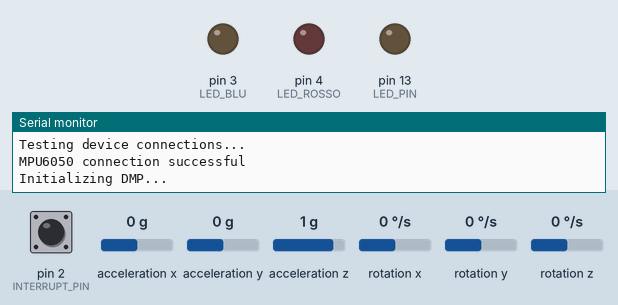
This sketch was run on a simulated Arduino Uno, built with avr-gcc and run on an emulated ATmega328P. Shown: output pins drawn as LEDs (lit = HIGH), the last lines printed to the serial monitor. Dashed ring = blinking. The inputs (shaded band) are chosen by the test bench; at power-on: rotation x 0 °/s, pin 2 (INTERRUPT_PIN) LOW, acceleration x 0 g, acceleration y 0 g, acceleration z 1 g, rotation y 0 °/s, rotation z 0 °/s. The sensor or clock chip raises its interrupt line as the real part does.

Above: at 0.1 s.
At 5.3 s:
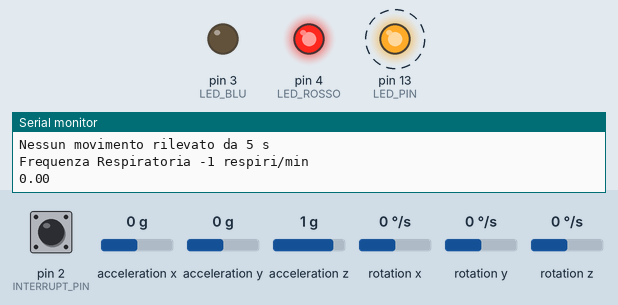
5.4 s: rotation x set to -192 °/s
8.9 s: rotation x set to 0 °/s
At 18.92 s:
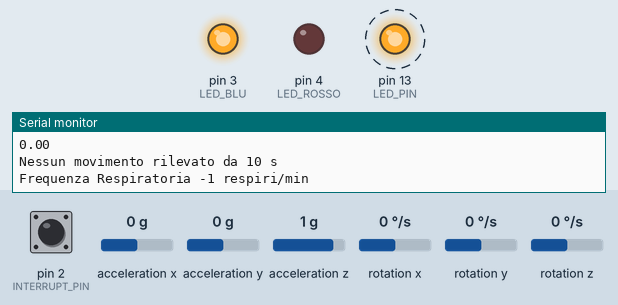
Timing chart, 0 to 26.6 s (numbered marks = the images above; inputs shaded):
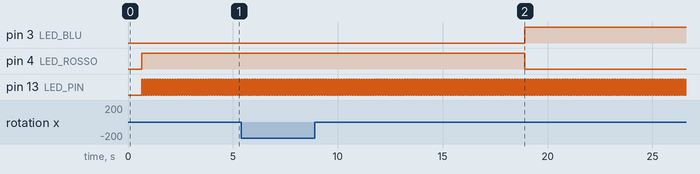

The sketch:

ProgettoTesi1.2.ino
```cpp
// (licence header left out)
// Include la libreria I2C
#include "I2Cdev.h"

//Include la libreria "MPU6050.h"
#include "MPU6050_6Axis_MotionApps20.h"


// Arduino Wire library is required if I2Cdev I2CDEV_ARDUINO_WIRE implementation
// is used in I2Cdev.h
#if I2CDEV_IMPLEMENTATION == I2CDEV_ARDUINO_WIRE
    #include "Wire.h"
  #endif

MPU6050 mpu;


#define INTERRUPT_PIN 2  // use pin 2 on Arduino Uno & most boards
#define LED_PIN 13 // (Arduino is 13, Teensy is 11, Teensy++ is 6)
bool blinkState = false;

// MPU control/status vars
bool dmpReady = false;  // set true if DMP init was successful
uint8_t mpuIntStatus;   // holds actual interrupt status byte from MPU
uint8_t devStatus;      // return status after each device operation (0 = success, !0 = error)
uint16_t packetSize;    // expected DMP packet size (default is 42 bytes)
uint16_t fifoCount;     // count of all bytes currently in FIFO
uint8_t fifoBuffer[64]; // FIFO storage buffer

// VARIABILI DATI OUTPUT
float off_ax , off_ay , off_az , off_gx , off_gy , off_gz ;
int16_t ax, ay, az;
int16_t gx, gy, gz;
float A_x,A_y,A_z,G_x,G_y,G_z;

//VARIABILI UTILI PER IL MONITORAGGIO
unsigned long tempo, t_t_mov, t_u_mov = 0;  // Inizializzo la variabili unsigned di tipo long a 32 bit
int t_ins ,t_ins_real,t_esp_real, t_esp , t_resp , timer_i , timer_e = 0 ;
int frequenza_resp;
int Deadline = 10000;
// ================================================================
// ===               METODI UTILI                ===
// ================================================================

volatile bool mpuInterrupt = false;     // indicates whether MPU interrupt pin has gone high
void dmpDataReady() {
    mpuInterrupt = true;
}
// ================================================================
// ===                       SETUP                       ===
// ================================================================


void setup() {
  // ================================================================
// ===PARTE DI CODICE RELATIVA AL CORRETTO FUNZIONAMENTO DEL DMP
// ================================================================

    // join I2C bus (I2Cdev library doesn't do this automatically)
    #if I2CDEV_IMPLEMENTATION == I2CDEV_ARDUINO_WIRE
        Wire.begin();
        Wire.setClock(400000); // 400kHz I2C clock. Comment this line if having compilation difficulties
    #elif I2CDEV_IMPLEMENTATION == I2CDEV_BUILTIN_FASTWIRE
        Fastwire::setup(400, true);
    #endif

    // initialize serial communication
    // (115200 chosen because it is required for Teapot Demo output, but it's
    // really up to you depending on your project)
    Serial.begin(57600);
    while (!Serial); // wait for Leonardo enumeration, others continue immediately

    // NOTE: 8MHz or slower host processors, like the Teensy @ 3.3v or Ardunio
    // Pro Mini running at 3.3v, cannot handle this baud rate reliably due to
    // the baud timing being too misaligned with processor ticks. You must use
    // 38400 or slower in these cases, or use some kind of external separate
    // crystal solution for the UART timer.

    // initialize device
    Serial.println(F("Initializing I2C devices..."));
    mpu.initialize();
    pinMode(INTERRUPT_PIN, INPUT);

    // verify connection
    Serial.println(F("Testing device connections..."));
    Serial.println(mpu.testConnection() ? F("MPU6050 connection successful") : F("MPU6050 connection failed"));

    // wait for ready
   // Serial.println(F("\n Send any character to begin DMP programming and demo: "));
 //   while (Serial.available() && Serial.read()); // empty buffer
   // while (!Serial.available());                 // wait for data
   // while (Serial.available() && Serial.read()); // empty buffer again

    // load and configure the DMP
    Serial.println(F("Initializing DMP..."));
    devStatus = mpu.dmpInitialize();


    // make sure it worked (returns 0 if so)
    if (devStatus == 0) {
        // turn on the DMP, now that it's ready
        Serial.println(F("Enabling DMP..."));
        mpu.setDMPEnabled(true);

        // enable Arduino interrupt detection
        Serial.println(F("Enabling interrupt detection (Arduino external interrupt 0)..."));
        attachInterrupt(digitalPinToInterrupt(INTERRUPT_PIN), dmpDataReady, RISING);
        mpuIntStatus = mpu.getIntStatus();

        // set our DMP Ready flag so the main loop() function knows it's okay to use it
        Serial.println(F("DMP ready! Waiting for first interrupt..."));
        dmpReady = true;

        // get expected DMP packet size for later comparison
        packetSize = mpu.dmpGetFIFOPacketSize();
    } else {
        // ERROR!
        // 1 = initial memory load failed
        // 2 = DMP configuration updates failed
        // (if it's going to break, usually the code will be 1)
        Serial.print(F("DMP Initialization failed (code "));
        Serial.print(devStatus);
        Serial.println(F(")"));
    }
// Calcolo degli off_set
            for ( int i = 0 ; i < 30 ; i++ ){
            mpu.getMotion6(&ax, &ay, &az, &gx, &gy, &gz);
            off_ax = off_ax + ax;
            off_ay = off_ay + ay;
            off_az = off_az + az;
            off_gx = off_gx + gx;
            off_gy = off_gy + gy;
            off_gz = off_gz + gz;
            }
            off_ax = off_ax/491520;
            off_ay = off_ay/491520;
            off_az = off_az/491520;
            off_gx = off_gx/3932.16;
            off_gy = off_gy/3932.16;
            off_gz = off_gz/3932.16;
// Stampo su monitor serial gli offset
           Serial.print("Offset: ");
            Serial.print(off_ax);
            Serial.print("\t");
            Serial.print(off_ay);
            Serial.print("\t");
            Serial.print(off_az);
            Serial.print("\t");
            Serial.print(off_gx);
            Serial.print("\t");
            Serial.print(off_gy);
            Serial.print("\t");
            Serial.println(off_gz);

    // SETTO I PIN D'INTERESE COME OUTPUT.
    pinMode(LED_PIN, OUTPUT);
    pinMode(3, OUTPUT); //LED BLU
    pinMode(4, OUTPUT); //LED ROSSO
   // pinMode(5, OUTPUT); //PIEZO
}


// ================================================================
// ===                      LOOP                     ===
// ================================================================

void loop() {

    // se il DMP non è pronto, non eseguire nulla
    if (!dmpReady) return;

    // aspetta il primo interrupt
    while (!mpuInterrupt && fifoCount < packetSize) {

    }

    // reset interrupt flag and get INT_STATUS byte
    mpuInterrupt = false;
    mpuIntStatus = mpu.getIntStatus();

    // metodo per contare i FIFO
    fifoCount = mpu.getFIFOCount();

    // check for overflow (this should never happen unless our code is too inefficient)
    if ((mpuIntStatus & 0x10) || fifoCount == 1024) {
        // reset so we can continue cleanly
        mpu.resetFIFO();
      //  Serial.println(F("FIFO overflow!"));

    // otherwise, check for DMP data ready interrupt (this should happen frequently)
    } else if (mpuIntStatus & 0x02) {
        // wait for correct available data length, should be a VERY short wait
        while (fifoCount < packetSize) fifoCount = mpu.getFIFOCount();

        // read a packet from FIFO
        mpu.getFIFOBytes(fifoBuffer, packetSize);

        // track FIFO count here in case there is > 1 packet available
        // (this lets us immediately read more without waiting for an interrupt)
        fifoCount -= packetSize;

//------COMPENSAZIONE VALORI------
/* Utilizzando il DMP(Digital Motion Processor) interno dell'MPU6050 ottengo già i valori filtrati con il filtro di Kalman */

            mpu.getMotion6(&ax, &ay, &az, &gx, &gy, &gz); //Comando per richiedere i valori dell'accelerometro e del giroscopio processati dal DMP
              A_x = ax;
              A_y = ay;
              A_z = az;
              G_x = gx;
              G_y = gy;
              G_z = gz;
/* Divido il valore ottenuto per 16384. Questo perchè il sensore è di 16 bit e quindi il range dei valori è  [-32768;+32768]. Essendo i valori di fondo scala "+/-2g"
per l'accelerometro e "+/-250 gradi/s" per il giroscopio, la più piccola variazione o risoluzione si calcola come range di misura diviso il valore di fondo scala.
Per l'accelerometro avrò 32768/2 = 16384;
Per il giroscopio invece 32768/250 = 131.072;
Dividendo quindi i valori forniti dai sensori per i valori appena ottenuti avremo i valori nelle loro rispettive unità di misura.
Successivamente sottraggo l'offset precedentemente calcolato */
            A_x = (A_x/16384)- off_ax;
            A_y = (A_y/16384) - off_ay;
            A_z = (A_z/16384) - off_az;
            G_x = (G_x/131.072) - off_gx;
            G_y = (G_y/131.072) - off_gy;
            G_z = (G_z/131.072) - off_gz;
//------FINE COMPENSAZIONE VALORI------

/*A questo punto avremo i valori filtrati e in qualunque posizione si trovi il sensore i suoi valori da fermo saranno settati a 0. Finita questa parte di
filtraggio del segnale possiamo occuparci del controllo*/

//------INIZIO MONITORAGGIO------
    tempo = millis ();

 if( G_x > 0.6 ){
 timer_i = tempo;
 t_ins = tempo - timer_e;
 t_esp_real = t_esp;
 //Serial.print("Fase inspiratoria ");Serial.print(" ");Serial.println(t_ins);
 }
 if(G_x < -0.6 ){
 timer_e = tempo;
 t_esp = tempo - timer_i;
 t_ins_real = t_ins;
 //Serial.print("Fase espiratoria ");Serial.print(" ");Serial.println(t_esp);
 }

 if ( G_x < -0.6 || G_x > 0.6) {
  t_u_mov = tempo;
}

if ( G_x > -0.55 && G_x < 0.55 ){
  t_t_mov = tempo - t_u_mov;
}

if(t_t_mov > 5000){
 Serial.print("Nessun movimento rilevato da ");Serial.print(t_t_mov/1000);Serial.println(" s ");
}

if ( t_t_mov < Deadline ) {
  digitalWrite(4,HIGH);
  digitalWrite(3,LOW);
}
if ( t_t_mov > Deadline ) {
  digitalWrite(3,HIGH);
  digitalWrite(4,LOW);
 // tone(5,150,100);
}

t_resp = t_ins_real + t_esp_real;
frequenza_resp= 60000/(t_resp);

Serial.print("Frequenza Respiratoria ");Serial.print(frequenza_resp);Serial.print(" respiri/min ");Serial.println(" ");
//Serial.print("Durata ultimo respiro ");Serial.print(t_resp);Serial.println(" s ");

// Stampo sul monitor i valori aventi come unit di misura "g" per i valori forniti dall'accelerometro e "gradi/s" per i valori forniti dal giroscopio.
            /*Serial.print("ax,ay,az \t");
            Serial.print(A_x);
            Serial.print("\t");
            Serial.print(A_y);
            Serial.print("\t");
            Serial.print(A_z);
            Serial.print("\t");
            Serial.print(" g ") ;
            Serial.print("\t");
            Serial.print("gx,gy,gz \t"); */
           Serial.println(G_x);
        /*    Serial.print("\t");
            Serial.print(G_y);
            Serial.print("\t");
            Serial.print(G_z);
            Serial.print("\t"); */
           //Serial.println(" gradi/s");
        // blink LED to indicate activity
        blinkState = !blinkState;
        digitalWrite(LED_PIN, blinkState);

    }
    delay(50);
}
```

Measured:
- after the input at 8.9 s, pin 3 (LED_BLU): LOW → HIGH after 10.0 s; pin 4 (LED_ROSSO): HIGH → LOW after 10.0 s
- by itself, pin 13 (LED_PIN): alternates HIGH for 0.06 s and LOW for 0.06 s
